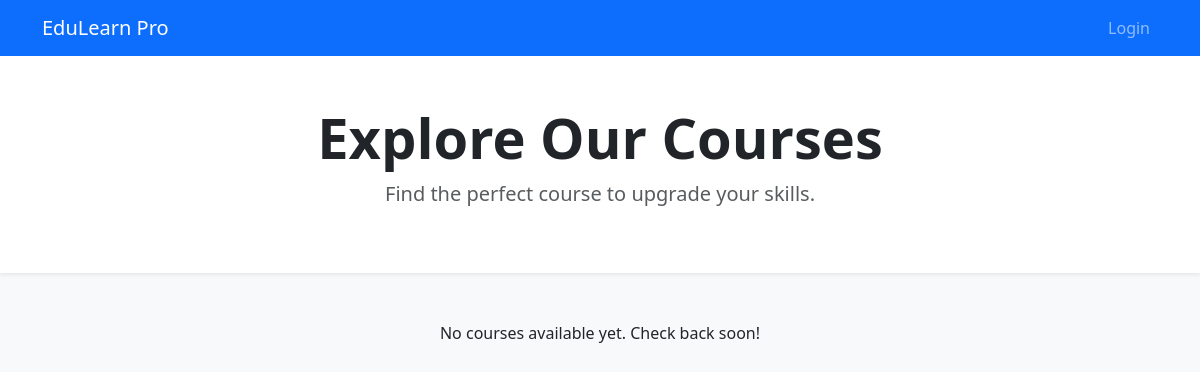
The app's page /courses, older data.
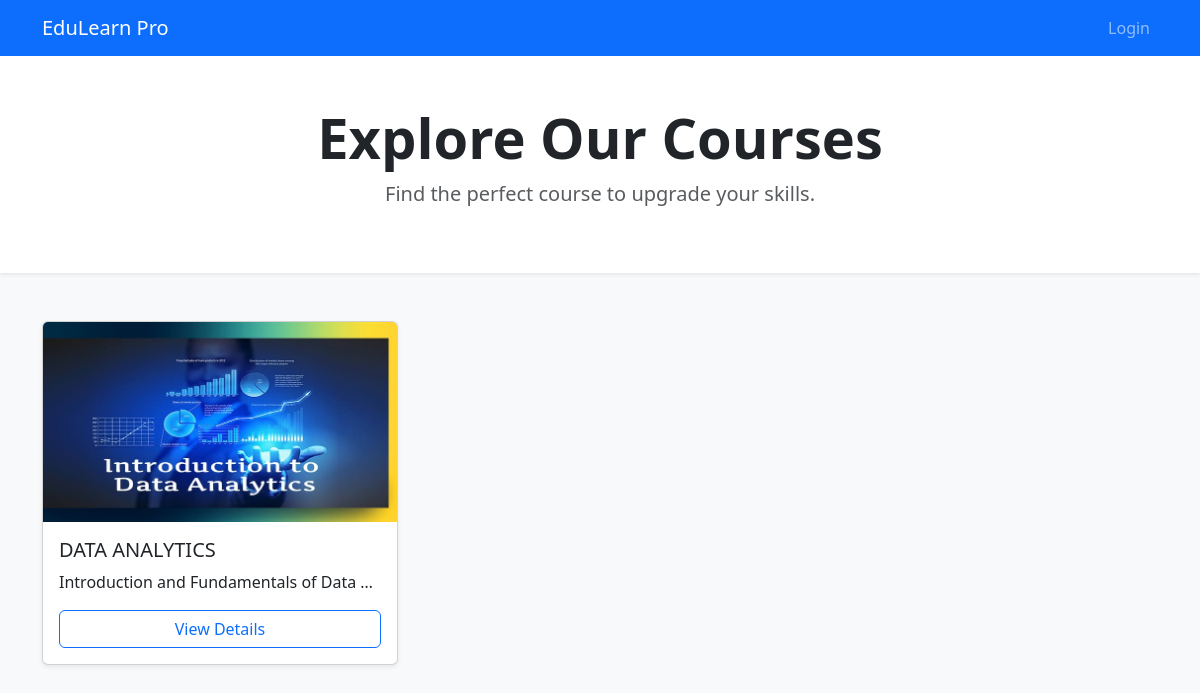
The same page, newer data.
### tables this page shows
CREATE TABLE courses (
    id INTEGER PRIMARY KEY AUTOINCREMENT,
    title TEXT NOT NULL,
    description TEXT,
    instructor_id INTEGER, thumbnail TEXT,
    FOREIGN KEY (instructor_id) REFERENCES users (id)
);

### app.py (the view)
@app.route('/courses')
def courses():
    conn = get_db_connection()
    all_courses = conn.execute('SELECT * FROM courses').fetchall()
    conn.close()
    return render_template('courses.html', courses=all_courses)

### app.py (called while the page is built)
def get_db_connection():
    conn = sqlite3.connect('database.db')
    conn.row_factory = sqlite3.Row
    return conn

### templates/courses.html (shortened to what this page needs)
<!DOCTYPE html>
<html lang="en">
<head>
    <link href="https://cdn.jsdelivr.net/npm/bootstrap@5.3.0/dist/css/bootstrap.min.css" rel="stylesheet">
</head>
<body class="bg-light">
    <nav class="navbar navbar-expand-lg navbar-dark bg-primary">
        <div class="container">
            <a class="navbar-brand" href="/">EduLearn Pro</a>
            <div class="navbar-nav ms-auto">
                {% if session.get('user_id') %}
                    <a href="/dashboard" class="nav-link">My Dashboard</a>
                    <a href="/logout" class="nav-link">Logout</a>
                {% else %}
                    <a href="/login" class="nav-link">Login</a>
                {% endif %}
            </div>
        </div>
    </nav>
    <div class="bg-white py-5 shadow-sm mb-5">
        <div class="container text-center">
            <h1 class="display-4 fw-bold">Explore Our Courses</h1>
            <p class="lead text-muted">Find the perfect course to upgrade your skills.</p>
        </div>
    </div>
    <div class="container">
        <div class="row">
            {% for course in courses %}
            <div class="col-md-4 mb-4">
                <div class="card h-100 shadow-sm hover-shadow transition">
                    {% if course['thumbnail'] %}
                        <img src="{{ url_for('static', filename='uploads/' + course['thumbnail']) }}" class="card-img-top" alt="{{ course['title'] }}" style="height: 200px; object-fit: cover;">
                    {% else %}
                        <img src="https://dummyimage.com/600x400/cccccc/000000&text=No+Image" class="card-img-top" style="height: 200px; object-fit: cover;">
                    {% endif %}
                    <div class="card-body d-flex flex-column">
                        <h5 class="card-title">{{ course['title'] }}</h5>
                        <p class="card-text text-truncate">{{ course['description'] }}</p>
                        <div class="mt-auto">
                            <a href="{{ url_for('course_details', course_id=course['id']) }}" class="btn btn-outline-primary w-100">View Details</a>
                        </div>
                    </div>
                </div>
            </div>
            {% else %}
            <div class="col-12 text-center">
                <p>No courses available yet. Check back soon!</p>
            </div>
            {% endfor %}
        </div>
    </div>
</body>
</html>

Row changes from the older to the newer data that the page shows:
added courses: thumbnail (picture), title "DATA ANALYTICS", description "Introduction and Fundamentals of Data…"
Text that changed along with them:
text no longer shown: "No courses available yet. Check back soon!"
